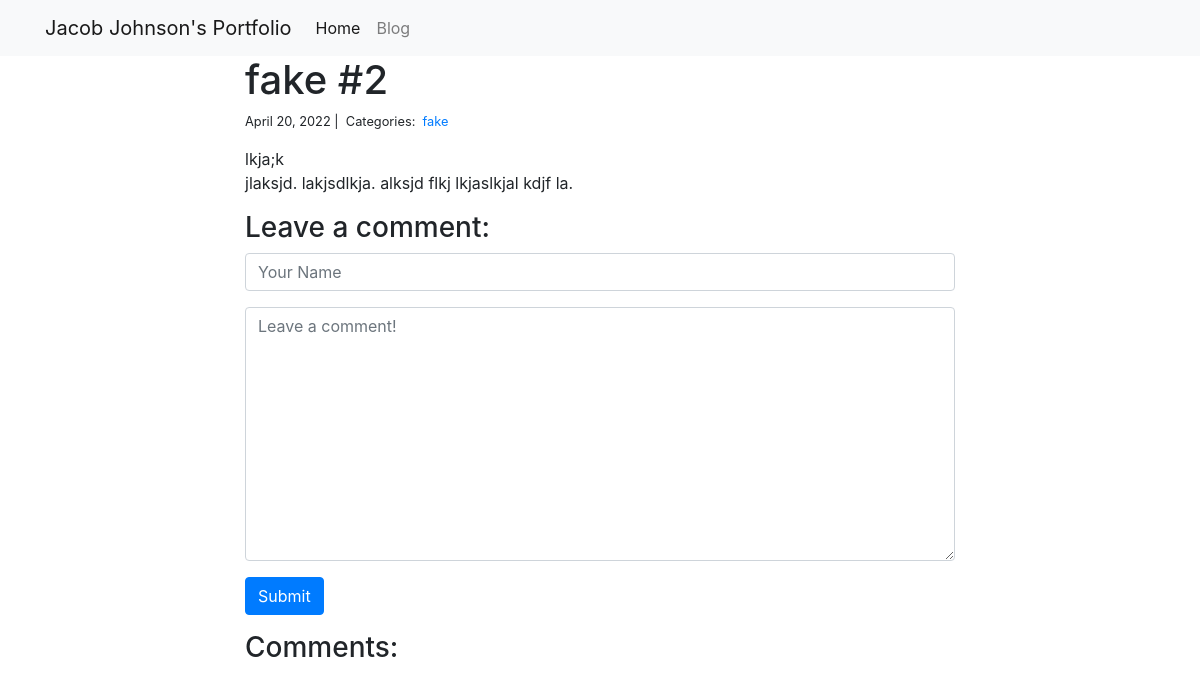
Page /blog/2/ on the earlier database version.
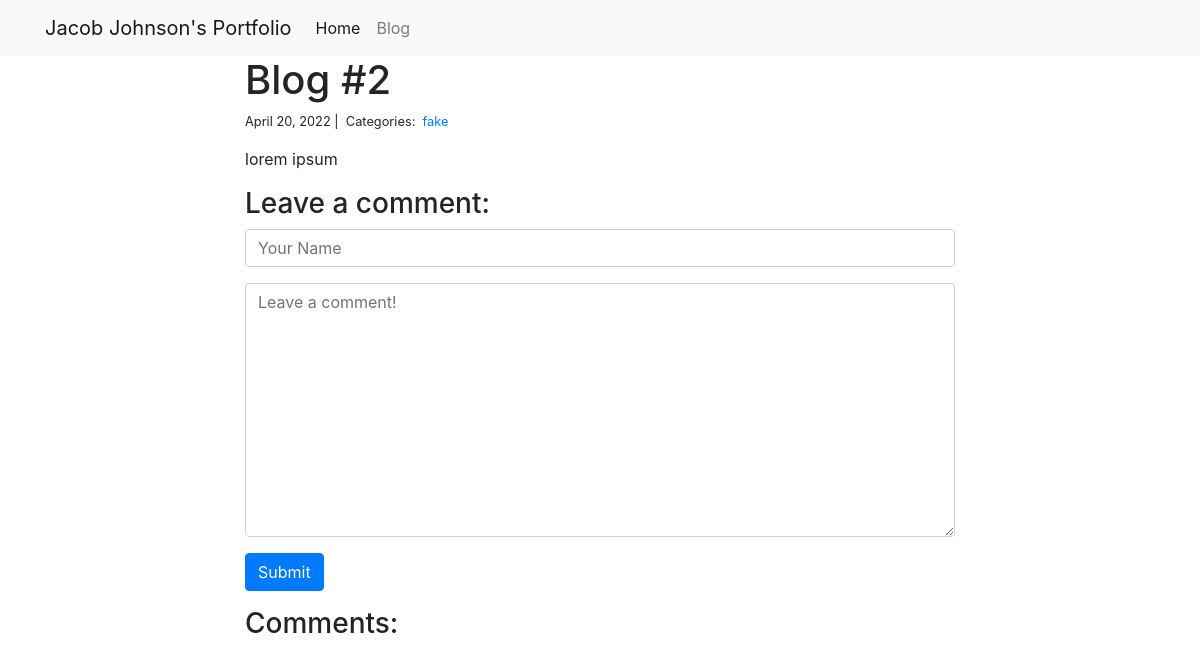
Same page on the later database version.
### blog/models.py (models this page shows)
class Post(models.Model):
    title = models.CharField(max_length=255)
    body = models.TextField()
    created_on = models.DateTimeField(auto_now_add=True)
    last_modified = models.DateTimeField(auto_now=True)
    categories = models.ManyToManyField('Category', related_name='posts')

### blog/views.py (the view, shortened to what this page needs)
# urls.py: path("<int:pk>/", views.blog_detail, name="blog_detail"),
def blog_detail(request, pk):
    post = Post.objects.get(pk=pk)
    form = CommentForm()
    comments = Comment.objects.filter(post=post)
    context = {
        "post": post,
        "comments": comments,
        "form": form,
    }
    return render(request, "blog_detail.html", context)

### blog/forms.py
class CommentForm(forms.Form):
    author = forms.CharField(
        max_length=60,
        widget=forms.TextInput(attrs={
            "class": "form-control",
            "placeholder": "Your Name"
        })
    )
    body = forms.CharField(widget=forms.Textarea(
        attrs={
            "class": "form-control",
            "placeholder": "Leave a comment!"
        })
    )

### blog/templates/blog_detail.html (shortened to what this page needs)
{% extends "base.html" %}
{% block page_content %}
<div class="col-md-8 offset-md-2">
    <h1>{{ post.title }}</h1>
    <small>
        {{ post.created_on.date }} |&nbsp;
        Categories:&nbsp;
        {% for category in post.categories.all %}
        <a href="{% url 'blog_category' category.name %}">
            {{ category.name }}
        </a>&nbsp;
        {% endfor %}
    </small>
    <p>{{ post.body | linebreaks }}</p>
    <h3>Leave a comment:</h3>
    <form action="/blog/{{ post.pk }}/" method="post">
        <div class="form-group">
            {{ form.author }}
        </div>
        <div class="form-group">
            {{ form.body }}
        </div>
        <button type="submit" class="btn btn-primary">Submit</button>
    </form>
    <h3>Comments:</h3>
</div>
{% endblock %}

Differences in the rows shown:
changed Post: title "fake #2" → "Blog #2"; body "lkja;k jlaksjd. lakjsdlkja. alksjd flkj lkjaslkjal kdjf la." → "lorem ipsum"
